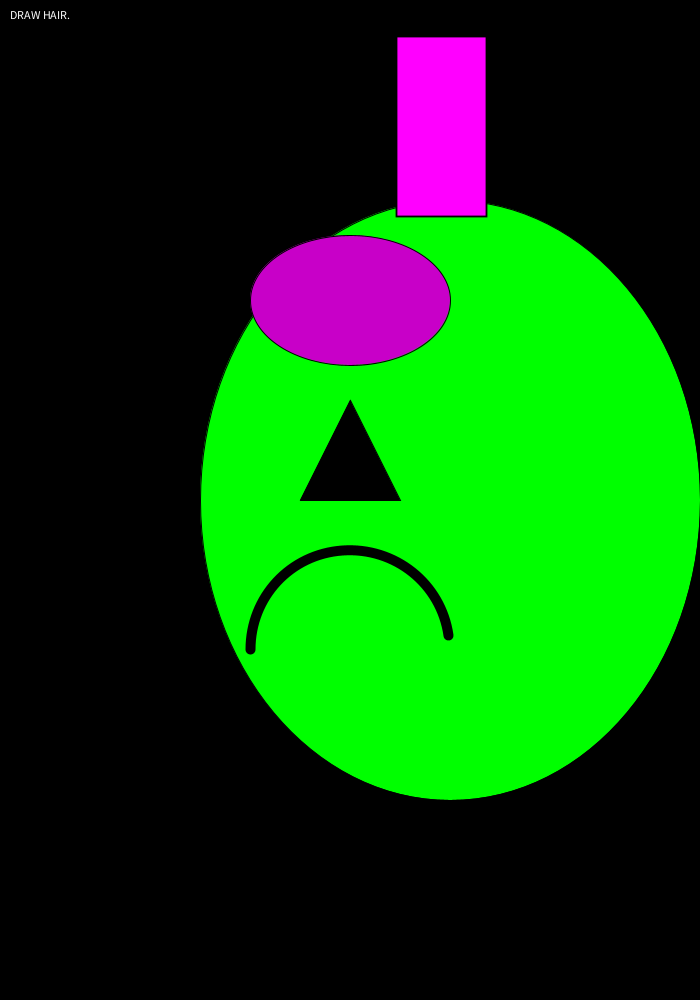
Frame 1 (no input)
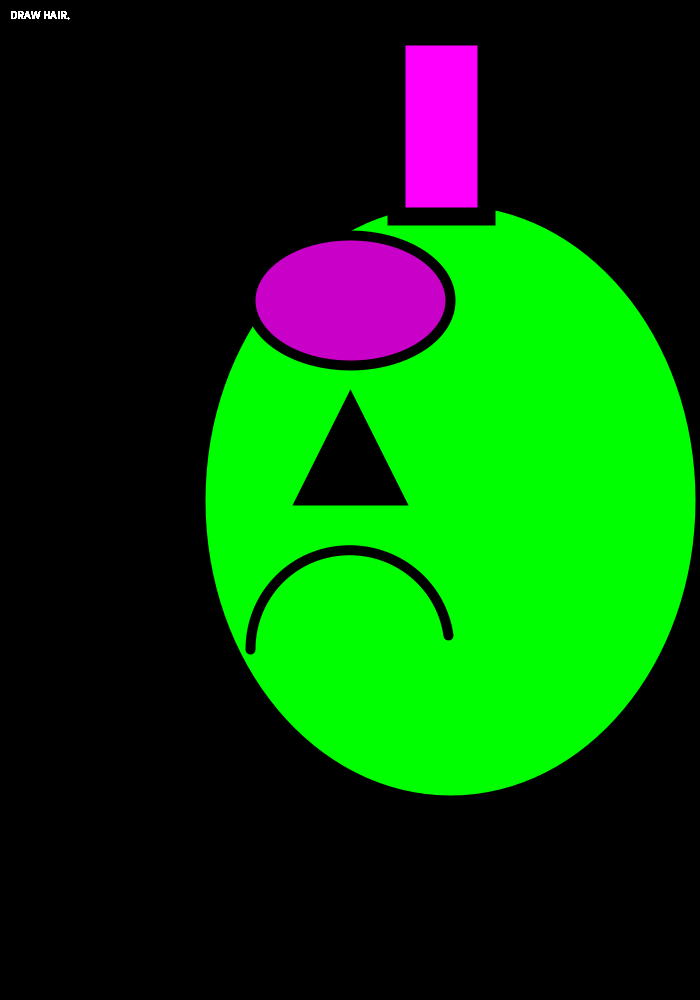
Frame 60 (the mouse pressed at the canvas centre just before this capture)
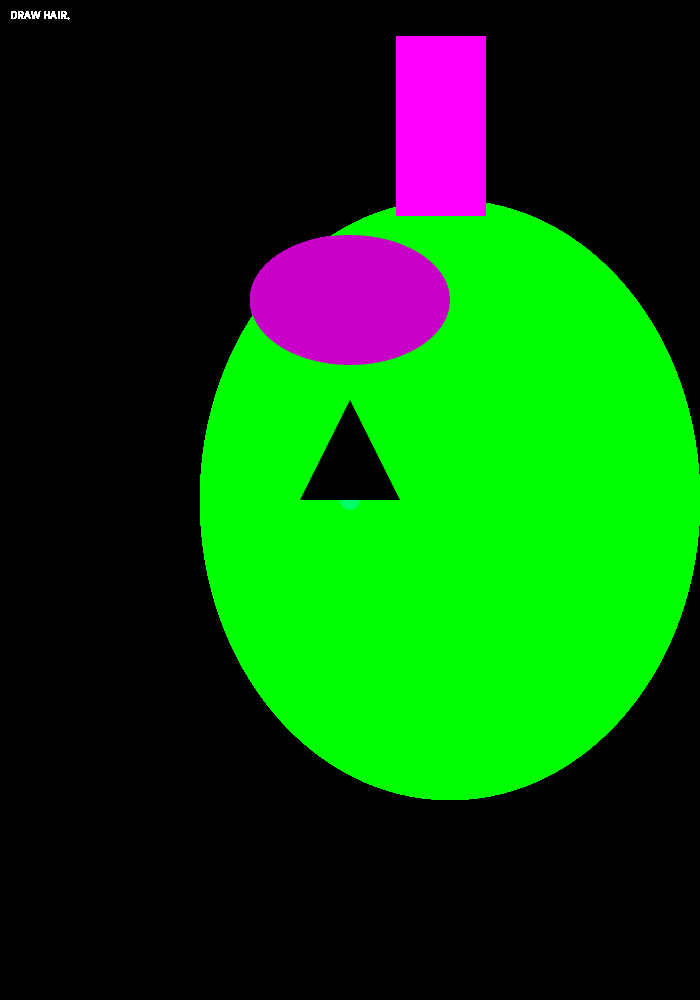
Frame 120 (the mouse held since frame 60 and released just before this capture)

The Processing sketch that drew these frames (run headless with seeded random() and noise(); from frame 60 on, the mouse is pressed at the canvas centre):

// Processing sketch: week_2_hw_translate_scale_rotate_mousepressed_keypressed
// ── week_2_hw_translate_scale_rotate_mousepressed_keypressed.pde
int facePosition; 
int faceSize; 
int eye;
int size;
int brushSize; 

void setup() {
  size (700,1000);
  background (0);
  brushSize = 20;
  
  faceSize = int(height*.5);
  size = 30;
  
  
}

void draw (){
  facePosition=int (width*.5);
   println(facePosition);
   
   eye=int (facePosition);

   fill(0, 0, 255); 
  pushMatrix(); 
  translate(100, 100); 
  fill(0,255,0) ;
  ellipse (facePosition,facePosition +50,faceSize, faceSize+100);
   popMatrix(); 
   
  
  fill (200,0,200);
  ellipse(eye,eye-50,200,130);
  
 
  //pupil
  fill(0);
  if (mouseX <420 && mouseY> 230 && mouseX >280 && mouseY<350 ){
  ellipse(mouseX,mouseY, 50,50);
  }
  
   if(mousePressed){
    fill(0, 255, 100); 
    noStroke(); 
    ellipse(mouseX, mouseY, brushSize, brushSize); 
  }
 

   
   fill (0);
triangle(350,400,300,500,400,500);


pushMatrix();
fill(255,0,255);
scale (1.8);
rect (facePosition-130, facePosition-330,50,100);
popMatrix();




  pushMatrix(); 
    fill(255, 0, 0); 
    translate (350,650);
  rotate(radians(180)); 
  
  noFill();
strokeWeight(10);
arc (0,0,200,200,0,PIE);
 popMatrix(); 
  
  //fill(0,0,2);
  //pushMatrix(); 
  //int r=180;
  //translate (0+size, 0+size/2);
  //rotate (radians(r));
  //popMatrix();
  
    
String s = "DRAW HAIR.";
fill(255);
text(s, 10, 10, 70, 80);

}

void keyPressed(){
  if(key == CODED){
    if(keyCode == UP && brushSize <= 500){
      brushSize += 20; 
    }else if(keyCode == DOWN && brushSize >10){
      brushSize -= 20; 
      }
    }
  }
  
